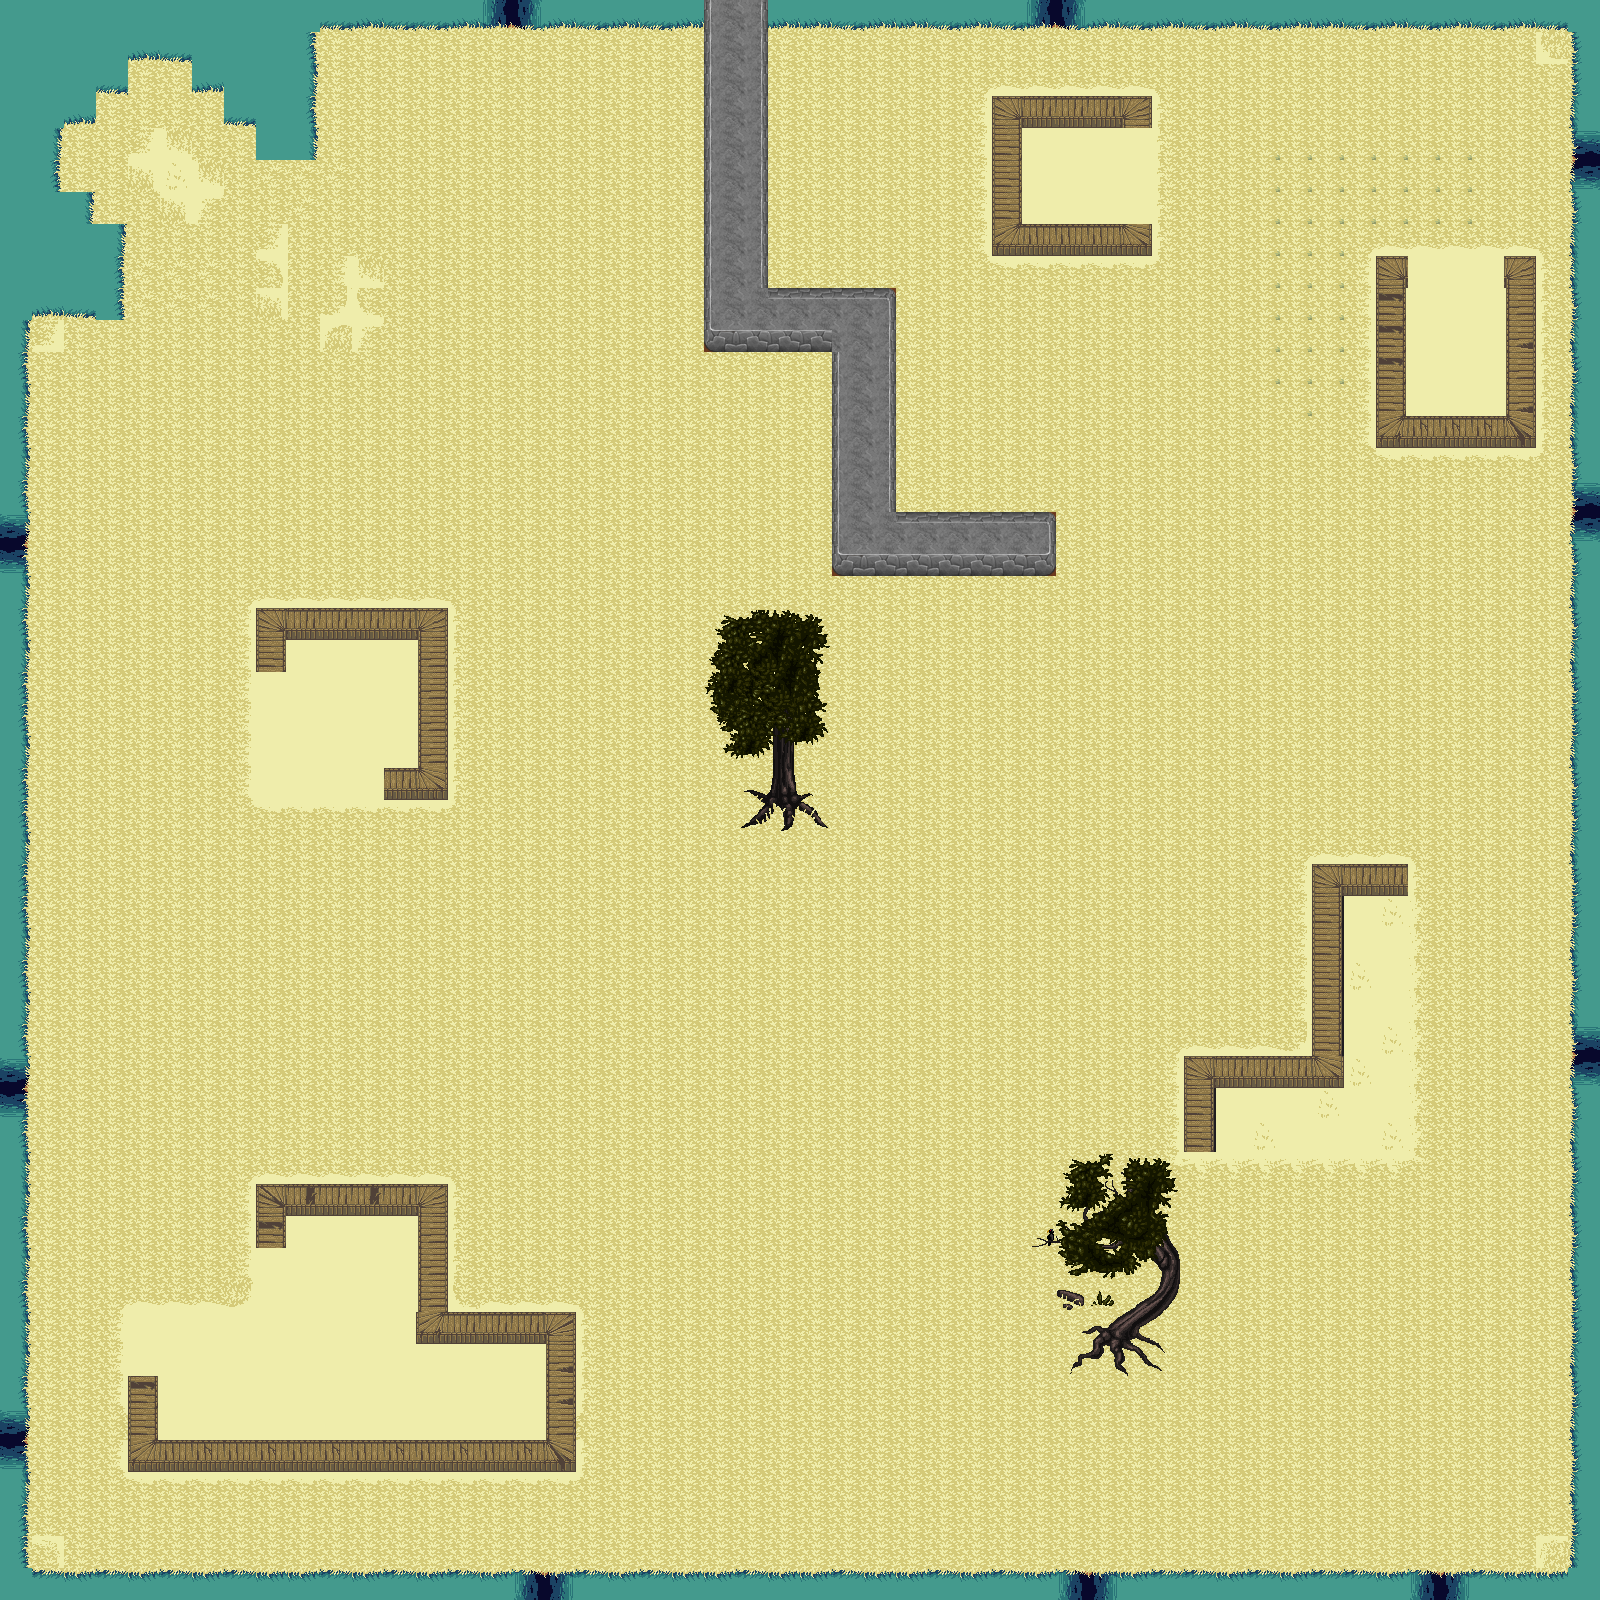

The image is a tile-based game level rendered from a .tmx file. Its description and source (layers, tilesets, objects; grid data summarised) follow:
An orthogonal 50x50 tile map with 32x32 px tiles, 5 tile layers (collider, Tile Layer 1, Tile Layer 2, Tile Layer 3, ...).

<map version="1.10" tiledversion="1.10.1" orientation="orthogonal" renderorder="right-down" width="50" height="50" tilewidth="32" tileheight="32" infinite="0" nextlayerid="6" nextobjectid="1">
 <tileset firstgid="1" source="demo2_tileset.tsx" />
 <layer id="2" name="collider" width="50" height="50">
  <data>[2500 cells, 388 non-empty, 1 distinct tile ids]</data>
 </layer>
 <layer id="1" name="Tile Layer 1" width="50" height="50">
  <properties>
   <property name="Z" type="float" value="0" />
  </properties>
  <data>[2500 cells, 2494 non-empty, 29 distinct tile ids]</data>
 </layer>
 <layer id="3" name="Tile Layer 2" width="50" height="50">
  <properties>
   <property name="Z" type="float" value="1" />
  </properties>
  <data>[2500 cells, 160 non-empty, 40 distinct tile ids]</data>
 </layer>
 <layer id="5" name="Tile Layer 3" width="50" height="50">
  <properties>
   <property name="Z" type="float" value="3" />
  </properties>
  <data>[2500 cells, 20 non-empty, 19 distinct tile ids]</data>
 </layer>
 <layer id="4" name="Tile Layer 4" width="50" height="50">
  <properties>
   <property name="Z" type="float" value="3.1" />
  </properties>
  <data>[2500 cells, 36 non-empty, 36 distinct tile ids]</data>
 </layer>
</map>
